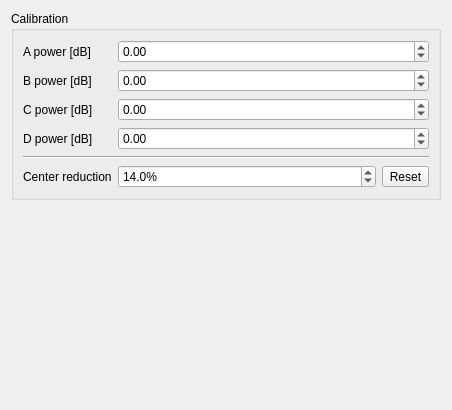
<?xml version="1.0" encoding="UTF-8"?>
<ui version="4.0">
 <class>FourPhaseSettingsWidget</class>
 <widget class="QWidget" name="FourPhaseSettingsWidget">
  <property name="geometry">
   <rect>
    <x>0</x>
    <y>0</y>
    <width>452</width>
    <height>410</height>
   </rect>
  </property>
  <property name="windowTitle">
   <string>Form</string>
  </property>
  <layout class="QVBoxLayout" name="verticalLayout">
   <item>
    <widget class="QGroupBox" name="groupBox">
     <property name="title">
      <string>Calibration</string>
     </property>
     <layout class="QFormLayout" name="formLayout">
      <item row="0" column="0">
       <widget class="QLabel" name="label">
        <property name="text">
         <string>A power [dB]</string>
        </property>
       </widget>
      </item>
      <item row="0" column="1">
       <widget class="QDoubleSpinBox" name="a_power">
        <property name="keyboardTracking">
         <bool>false</bool>
        </property>
        <property name="minimum">
         <double>-10.000000000000000</double>
        </property>
        <property name="maximum">
         <double>10.000000000000000</double>
        </property>
        <property name="singleStep">
         <double>0.100000000000000</double>
        </property>
       </widget>
      </item>
      <item row="1" column="0">
       <widget class="QLabel" name="label_2">
        <property name="text">
         <string>B power [dB]</string>
        </property>
       </widget>
      </item>
      <item row="2" column="0">
       <widget class="QLabel" name="label_3">
        <property name="text">
         <string>C power [dB]</string>
        </property>
       </widget>
      </item>
      <item row="3" column="0">
       <widget class="QLabel" name="label_4">
        <property name="text">
         <string>D power [dB]</string>
        </property>
       </widget>
      </item>
      <item row="1" column="1">
       <widget class="QDoubleSpinBox" name="b_power">
        <property name="keyboardTracking">
         <bool>false</bool>
        </property>
        <property name="minimum">
         <double>-10.000000000000000</double>
        </property>
        <property name="maximum">
         <double>10.000000000000000</double>
        </property>
        <property name="singleStep">
         <double>0.100000000000000</double>
        </property>
       </widget>
      </item>
      <item row="2" column="1">
       <widget class="QDoubleSpinBox" name="c_power">
        <property name="keyboardTracking">
         <bool>false</bool>
        </property>
        <property name="minimum">
         <double>-10.000000000000000</double>
        </property>
        <property name="maximum">
         <double>10.000000000000000</double>
        </property>
        <property name="singleStep">
         <double>0.100000000000000</double>
        </property>
       </widget>
      </item>
      <item row="3" column="1">
       <widget class="QDoubleSpinBox" name="d_power">
        <property name="keyboardTracking">
         <bool>false</bool>
        </property>
        <property name="minimum">
         <double>-10.000000000000000</double>
        </property>
        <property name="maximum">
         <double>10.000000000000000</double>
        </property>
        <property name="singleStep">
         <double>0.100000000000000</double>
        </property>
       </widget>
      </item>
        <item row="4" column="0" colspan="2">
         <widget class="Line" name="line">
          <property name="orientation">
           <enum>Qt::Orientation::Horizontal</enum>
          </property>
         </widget>
        </item>
        <item row="5" column="0">
         <widget class="QLabel" name="label_6">
          <property name="text">
           <string>Center reduction</string>
          </property>
         </widget>
        </item>
        <item row="5" column="1">
         <widget class="QWidget" name="widget" native="true">
          <layout class="QHBoxLayout" name="horizontalLayout">
           <property name="leftMargin">
            <number>0</number>
           </property>
           <property name="topMargin">
            <number>0</number>
           </property>
           <property name="rightMargin">
            <number>0</number>
           </property>
           <property name="bottomMargin">
            <number>0</number>
           </property>
           <item>
            <widget class="QDoubleSpinBox" name="center_reduction">
             <property name="keyboardTracking">
            <bool>false</bool>
             </property>
             <property name="decimals">
            <number>1</number>
             </property>
             <property name="suffix">
            <string>%</string>
             </property>
             <property name="minimum">
            <double>0.000000000000000</double>
             </property>
             <property name="maximum">
            <double>20.000000000000000</double>
             </property>
             <property name="singleStep">
            <double>0.100000000000000</double>
             </property>
             <property name="value">
            <double>14.000000000000000</double>
             </property>
            </widget>
           </item>
           <item>
            <widget class="QToolButton" name="center_reduction_reset">
             <property name="text">
            <string>Reset</string>
             </property>
            </widget>
           </item>
          </layout>
         </widget>
        </item>
     </layout>
    </widget>
   </item>
   <item>
    <spacer name="verticalSpacer">
     <property name="orientation">
      <enum>Qt::Orientation::Vertical</enum>
     </property>
     <property name="sizeHint" stdset="0">
      <size>
       <width>20</width>
       <height>40</height>
      </size>
     </property>
    </spacer>
   </item>
  </layout>
 </widget>
 <resources/>
 <connections/>
</ui>
